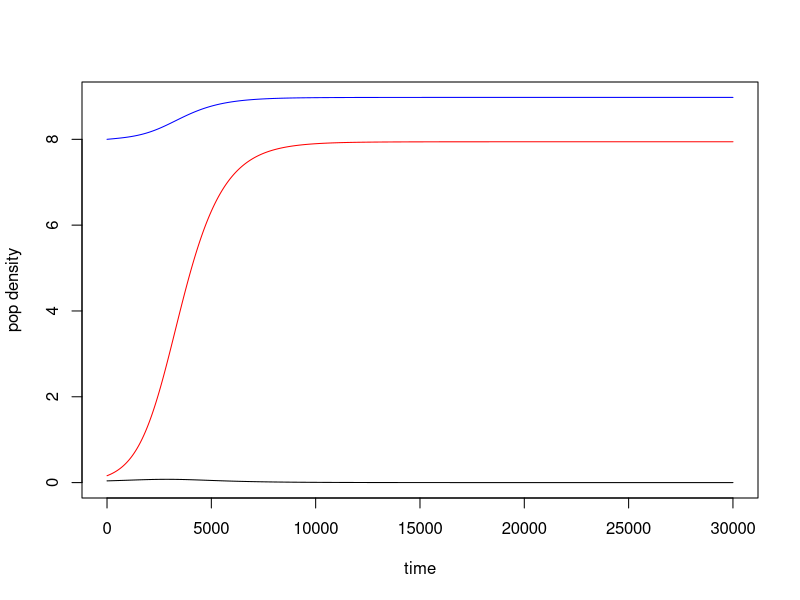
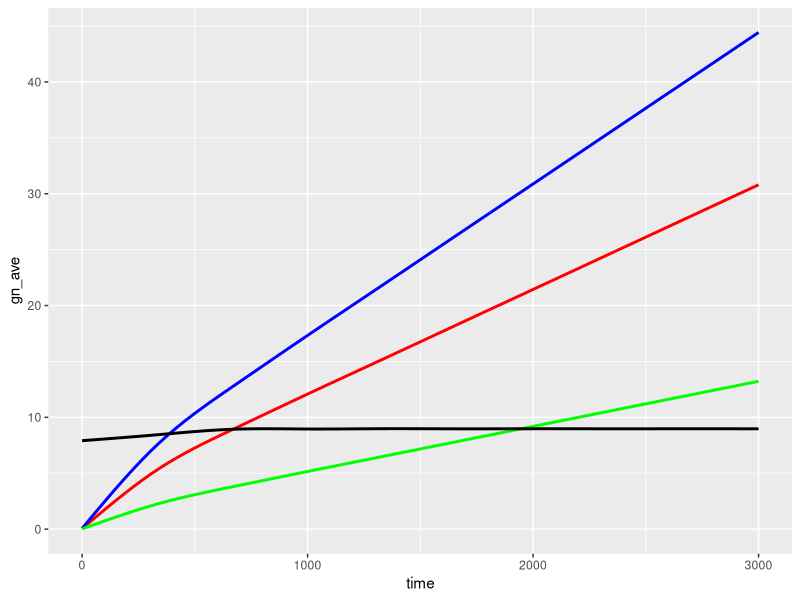

The R source for these figures, in order:
#=============================================================================
# R code to implement and explore an ODE for resource-consumer dynamics 
# between algae and photosynthetic diazotrophs. The model assumes that two
# Nitrogen pools are present: 1 in the water column that only algae consume, 
# and 1 that is internal to nitrogen-fixing diazotrophs. This second source
# can become available to algae when diazotrophs die. 
# 
# Eventually the demographic rates will become temperature dependent. 
#=============================================================================
# load libraries
#=============================================================================
library(tidyverse)
library(deSolve)


#=============================================================================
# Define the population dynamics through the following function
# This model includes one consumers: Pn and Pf 
# 	Pn is a consumer of Nitrogen and light. 
#	Pf is a consumer of Nitrogen and light, but also fixes N. 
# This model includes one resource: R 
# 	R can be added at a constant rate. 
#	R is produced by the mortality of both Pn and Pf
#
# The growth rates of both species are determined by light intensity. 
# Light intensity is a function of depth, and decreases as densities of both
# species increase. The extra set of equations in the model definition 
# calculate a new average growth rate each time step based on these factors.  
#=============================================================================

agawin_mod = function(times,sp,parms){
	with( as.list(c(parms, sp )), #args = parms (list of parameters), sp (matrix of outputs (Pf, Pn, R) -- add a line of values at each time step)
		{	
			##### Determine species-specific average growth rates as a function
			##### of resource availibility and light intensity (eqs. 7, 9-10)
			Iout = Iin *(exp( zM*(-Kbg - kN*Pn - kF*Pf) ) ) #eq 7 at zM #Iout = average amount of light as a function of depth
			       #k = light attenuation, P is abundance, for species N and F (F is fixer) 
		
			#Average growth rate of Pn (eq 9)
			gn_ave = gmn * (R/(Mn+R))*( ( log(Hn+Iin) - log(Hn+Iout) ) / 
			(log(Iin)-log(Iout) ) )

			#Average growth rate of Pf (eq 10)
			gf_ave = (gmfn2 *Mf + gmfn03*R)/(Mf+R)*( ( log(Hf+Iin) - log(Hf+Iout) ) / 
			(log(Iin)-log(Iout)) )

			#Average growth rates for each nitrogen source, separated
			gfno3_ave =  gmfn03 *  (R/(Mf+R))*( ( log(Hf+Iin) - log(Hf+Iout) ) / 
			(log(Iin)-log(Iout) ) )

			gfn2_ave = gmfn2 * (R/(Mf+R))*( ( log(Hf+Iin) - log(Hf+Iout) ) / 
			(log(Iin)-log(Iout) ) )

			##### Consumer dynamics 
			#Algae (Eq 1) : 
			dPn = Pn * ( gn_ave - mn) #dPn calculates change at next time point, so uses all variables from the last time step; Jacob has factored out PN; this is stored as the new population size at this time step
			#N fixer (Eq 2): 
			dPf = Pf * ( gf_ave - mf )			 
			
			####Resource (N) (Eq 3): 
			dR = D*(Rin - R) - Qn*gn_ave*Pn - Pf*gfno3_ave*Qf + ef*Pf*gfn2_ave*Qf 


	  	list( c(dPn,dPf,dR) ) #also store these outputs in the matrix; these are the "dynamic variables", which they calculate as the growth rates they are and then back calculate N at current time step from

	  	list( c(dPn,dPf,dR, Iout=Iout, gn_ave=gn_ave, gfno3_ave  = gfno3_ave,gfn2_ave =gfn2_ave ) )

		})	

}  


#=============================================================================
# Set values of the population parameters (high light scenario; i.e. no synechococcus)
#=============================================================================
###From table 3
###Non-fixer (there are two of these, chlorella for now)
mn = 0.014 #mortality

#These terms are all for the growth rate gn_ave. 
gmn = 0.06 #Max gr
Mn = 0.308 #Half saturation constants 
Hn = 80

###Fixer
mf = 0.014 #mortality

#These terms are all for the growth rates gfno3 and gfn2. There are two sets of
#these for high and low light: 
#Use the high light treatment for now.
gmfn03 = .084
gmfn2 =  0.025
#Half saturation constants 
#All of Hs and Ms are set to be equal by the authors. 
Hf = 70
Mf = 1
# Hfn2 = 70
# Hfno3 = 70
# Mfn2 = 1
# Mfno3 = 1 

###Resource
Qn = 0.079#cell quota of N
Qf = 0.092#cell quota of N

D = 0.014 #dilution rate in experiment. 
Iin = 40 #Light in, HL
Rin = 8 #These are the treatment levels of N input. 0, 0.1, 0.5, 8. 

###Parametes for light intensity calculation (eqs 7-10)
#Growth rate is spatially (i.e. depth) dependent. The average growth rates (eqs 4 - 6) for 
#each species are light dependent. Light intensity is dependent on population 
#densities, depth, and some physical parameters as described by equation 7.
# 
#The integral in eq. 8 could be implemented directly in this code. However, 
#the authors show that this integral can be solved analytically which leads to 
#equations 9-10. These equations only require the endpoints of light intensity: 
#i.e., the light at depth 0, and at the mixing depth z_M, at the bottom of the 
#container. these values in text of table 1
Kbg = 4.75 #4.75 #Background turbidity. In a few cases this is 11
zM = 0.05 #mixing depth
kF = 4.86 #light attenutation constants. 
kN = 5.68 #This is determined by eq 13 for Synechococcus
ef = 8 #epsilon

#Put these parameters all together in a list to pass to deSolve with the model
#definition. 
parms = list(
			mn = mn, gmn = gmn, Mn = Mn, Hn = Hn, 
			mf = mf, gmfn03 = gmfn03, gmfn2 = gmfn2, Hf = Hf, Mf = Mf,  
			Qn = Qn, Qf = Qf, D = D, Iin = Iin, Rin = Rin, Kbg = Kbg, zM = zM, kF = kF,
			kN = kN, ef = ef
		 )

#=============================================================================
# Run the model with initial conditions (IC)
#=============================================================================
tend = 3000 #t final
delta1 = 0.1 #size of time step
times  = seq(from = 0, to = tend, by = delta1)
tl = length(times) 
#Use ICs to help set the scenario. E.g., when Pn or Pf =0, 
#this is a monoculture experiment. Otherwise, use ICs from those reported in 
#Table 1

minit =  c(Pn = 10,Pf = 0.16, R = Rin) #model initial values

Pn_ic =0.04
Pf_ic =0.16
Iout = Iin-1
gn_ic = gmn * (Rin/(Mn+Rin))*( ( log(Hn+Iin) - log(Hn+Iout) ) / 
			(log(Iin)-log(Iout) ) )
gfno3_ic = gmfn03 *  (Rin/(Mf+Rin))*( ( log(Hf+Iin) - log(Hf+Iout) ) / 
			(log(Iin)-log(Iout) ) )
gfn2_ic = gmfn2 * (Rin/(Mf+Rin))*( ( log(Hf+Iin) - log(Hf+Iout) ) / 
			(log(Iin)-log(Iout) ) )

minit =  c(Pn = Pn_ic ,Pf = Pf_ic, R = Rin, Iout=Iout, gn_ave=gn_ic, 
				gfno3_ave  = gfno3_ic,gfn2_ave =gfn2_ic )


#Run the model
agawin_out = ode(y = minit, times = times, func = agawin_mod, parms = parms)

#=============================================================================
# Plot
#=============================================================================
#Black is Pn (Chorella) 
#Red is Pf (Cyanothece)
#Blue is R (N)

plot( agawin_out [,2], t="l", ylab = "pop density", xlab = "time", 
	ylim = c(0, max(agawin_out[,2:4]) ) )
cuse = c("black","black","red","blue","green")
for ( n in 3:4) {
	lines (agawin_out[,n], col = cuse[n] )
}

agawin_out <- as.data.frame(agawin_out)

#plot
agawin_out %>% 
  ggplot() +
  geom_smooth(aes(x = time, y = gn_ave), colour = "red") +
  geom_smooth(aes(x = time, y = gfno3_ave), colour = "blue") +
  geom_smooth(aes(x = time, y = gfn2_ave), colour = "green") +
  geom_smooth(aes(x = time, y = R), colour = "black")
  
